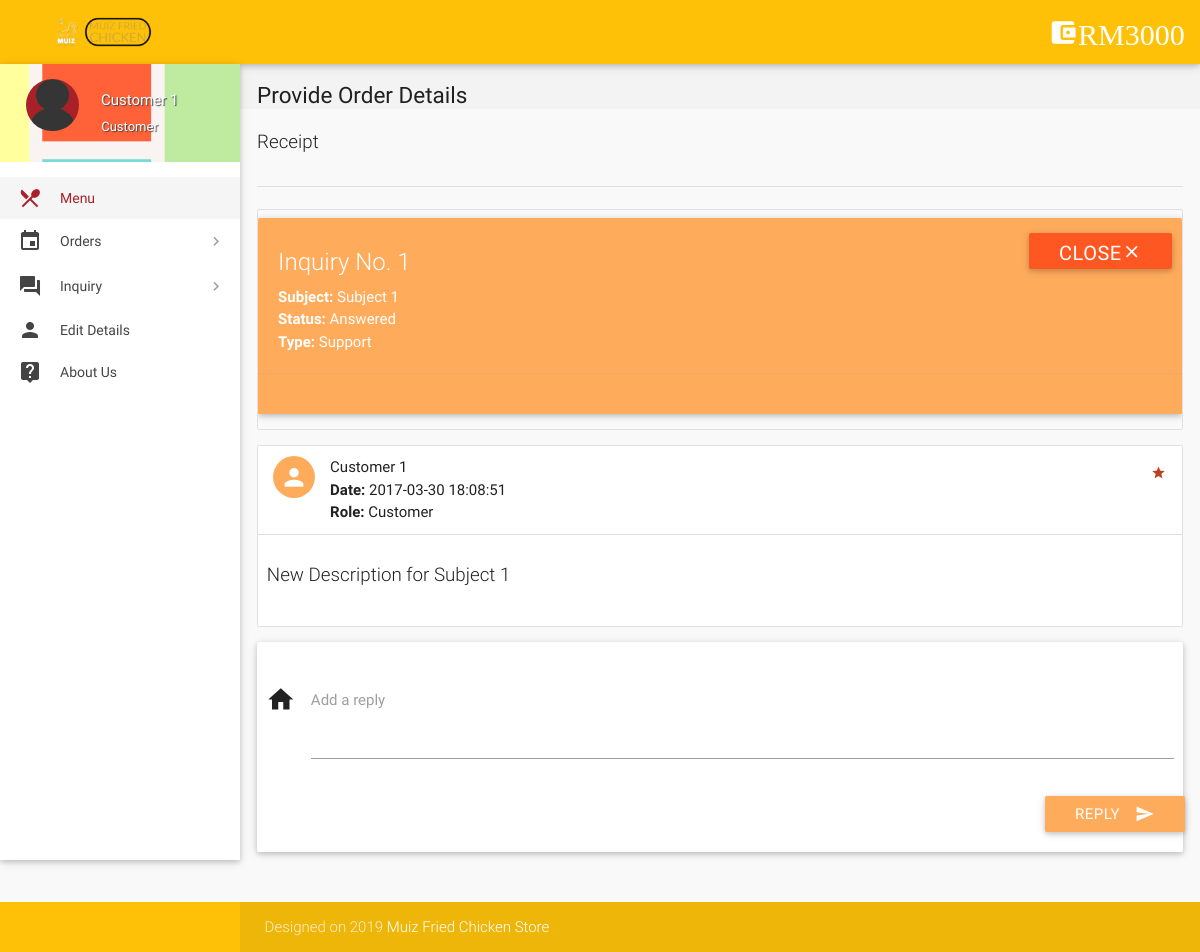
The app's page /allinquiry.php?id=1 (signed in) with its own data.
### tables this page shows
CREATE TABLE `wallet_details` (
  `id` int(11) NOT NULL,
  `wallet_id` int(11) NOT NULL,
  `number` varchar(16) NOT NULL,
  `cvv` int(3) NOT NULL,
  `balance` int(11) NOT NULL DEFAULT '2000'
);

CREATE TABLE `inquiry` (
  `id` int(11) NOT NULL,
  `poster_id` int(11) NOT NULL,
  `subject` varchar(100) NOT NULL,
  `description` varchar(3000) NOT NULL,
  `status` varchar(8) NOT NULL DEFAULT 'Open',
  `type` varchar(30) NOT NULL DEFAULT 'Others',
  `date` datetime NOT NULL DEFAULT CURRENT_TIMESTAMP,
  `deleted` tinyint(4) NOT NULL DEFAULT '0'
);

CREATE TABLE `inquiry_details` (
  `id` int(11) NOT NULL,
  `inquiry_id` int(11) NOT NULL,
  `user_id` int(11) NOT NULL,
  `description` varchar(1000) NOT NULL,
  `date` datetime NOT NULL DEFAULT CURRENT_TIMESTAMP
);

CREATE TABLE `users` (
  `id` int(11) NOT NULL,
  `role` varchar(15) NOT NULL DEFAULT 'Customer',
  `name` varchar(15) NOT NULL,
  `username` varchar(10) NOT NULL,
  `password` varchar(16) NOT NULL,
  `email` varchar(35) NULL,
  `address` varchar(300) NULL,
  `contact` bigint(11) NOT NULL,
  `verified` tinyint(1) NOT NULL DEFAULT '0',
  `deleted` tinyint(4) NOT NULL DEFAULT '0'
);

### includes/wallet.php (called while the page is built)
<?php
$user_id=$_SESSION['user_id'];
$sql = mysqli_query($con, "SELECT * FROM wallet where customer_id = $user_id");
while($row1 = mysqli_fetch_array($sql)){
$wallet_id = $row1['id'];
}
$sql = mysqli_query($con, "SELECT * FROM wallet_details where wallet_id = $wallet_id");
while($row1 = mysqli_fetch_array($sql)){
$balance = $row1['balance'];
}
?>

### includes/connect.php (called while the page is built, shortened)
<?php
$name = $_SESSION['name'];
$role = $_SESSION['role'];
?>

### allinquiry.php (the view, shortened to what this page needs)
<?php
include 'includes/connect.php';
include 'includes/wallet.php';
$continue=0;
if($_SESSION['customer_sid']==session_id())
{
		$inquiry_id = $_GET['id'];
		$sql1 = "SELECT * FROM inquiry where poster_id = $user_id AND id = $inquiry_id AND not deleted;";
		if(mysqli_num_rows(mysqli_query($con,$sql1))>0){
			$row  = $con->query($sql1)->fetch_assoc();
			$type = $row['type'];
			$subject = $row['subject'];
			$status = $row['status'];
			$continue=1;
		}
		else
			$continue = 0;
}
if($continue){
?>
<!DOCTYPE html>
<html lang="en">
<head>
  <link href="css/materialize.min.css" type="text/css" rel="stylesheet" media="screen,projection">
  <link href="css/style.min.css" type="text/css" rel="stylesheet" media="screen,projection">
  <link href="css/custom/custom.min.css" type="text/css" rel="stylesheet" media="screen,projection">
  <link href="js/plugins/perfect-scrollbar/perfect-scrollbar.css" type="text/css" rel="stylesheet" media="screen,projection">
</head>
<body>
 <header id="header" class="page-topbar">
        <div class="navbar-fixed">
            <nav class="amber">
                <div class="nav-wrapper">
                    <ul class="left">
                      <li><h1 class="logo-wrapper"><a href="menu.php" class="brand-logo darken-1"><img src="images/logo.png" alt="logo"></a> <span class="logo-text">Logo</span></h1></li>
                    </ul>
                    <ul class="right hide-on-med-and-down">
                        <li><a href="#" class="waves-effect waves-block waves-light"><i class="mdi-action-account-balance-wallet"><?php echo "RM"; echo $balance;?></i></a>
                        </li>
                    </ul>
                </div>
            </nav>
        </div>
  </header>
  <div id="main">
    <div class="wrapper">
       <aside id="left-sidebar-nav">
        <ul id="slide-out" class="side-nav fixed leftside-navigation">
            <li class="user-details purple darken-2">
            <div class="row">
                <div class="col col s4 m4 l4">
                    <img src="images/avatar.jpg" alt="" class="circle responsive-img valign profile-image">
                </div>
                <div class="col col s8 m8 l8">
                    <a class="btn-flat dropdown-button waves-effect waves-light white-text profile-btn" href="#" data-activates="profile-dropdown"><?php echo $name;?> <i class="mdi-navigation-arrow-drop-down right"></i></a>
                    <p class="user-roal"><?php echo $role;?></p>
                </div>
            </div>
            </li>
            <li class="bold active"><a href="index.php" class="waves-effect waves-purple"><i class="mdi-maps-local-restaurant"></i> Menu</a>
            </li>
                <li class="no-padding">
                    <ul class="collapsible collapsible-accordion">
                        <li class="bold"><a class="collapsible-header waves-effect waves-purple"><i class="mdi-editor-insert-invitation"></i> Orders</a>
                        </li>
                    </ul>
                </li>
                <li class="no-padding">
                    <ul class="collapsible collapsible-accordion">
                        <li class="bold"><a class="collapsible-header waves-effect waves-purple"><i class="mdi-action-question-answer"></i> Inquiry</a>
                        </li>
                    </ul>
                </li>
            <li class="bold"><a href="details.php" class="waves-effect waves-purple"><i class="mdi-social-person"></i> Edit Details</a>
            </li>
            <li class="bold"><a href="aboutus.php" class="waves-effect waves-purple"><i class="mdi-communication-live-help"></i> About Us</a>
            </li>
        </ul>
        </aside>
      <section id="content">
        <div id="breadcrumbs-wrapper">
          <div class="container">
            <div class="row">
              <div class="col s12 m12 l12">
                <h5 class="breadcrumbs-title">Provide Order Details</h5>
              </div>
            </div>
          </div>
        </div>
        <div class="container">
          <p class="caption">Receipt</p>
          <div class="divider"></div>
<div class="section">
                                <?php
								echo '<ul id="task-card" class="collection with-header">
									<div id="card-alert" class="card cyan">
										<div class="card-content white-text">
										<span class="card-title white-text darken-1">Inquiry No. '.$inquiry_id.'</span>
										<p><strong>Subject: </strong>'.$subject.'</p>
										<p><strong>Status: </strong>'.$status.'</p>
										<p><strong>Type: </strong>'.$type.'</p>
										</div>
										<div class="card-action cyan">
										<form method="post" action="routers/inquiry-status.php">
										<input type="hidden" name="inquiry_id" value="'.$inquiry_id.'">
										<input type="hidden" name="status" value="'.($status != 'Closed' ? 'Closed' : 'Open').'">
										<button class="waves-effect waves-light deep-orange btn white-text" type="submit" name="action">'
										.($status != 'Closed' ? 'Close<i class="mdi-navigation-close"></i>' : 'Reopen<i class="mdi-navigation-check"></i>').'
										</button>
										</form>
										</div>
									</div>
                                </ul>';
								echo '<ul id="issues-collection" class="collection">';
								$sql1 = mysqli_query($con, "SELECT * from inquiry_details WHERE inquiry_id = $inquiry_id;");
								while($row1 = mysqli_fetch_array($sql1)){
									$sql2 = "SELECT * FROM users WHERE id = ".$row1['user_id'].";";
									if(mysqli_num_rows(mysqli_query($con,$sql2))>0){
										$row2  = $con->query($sql2)->fetch_assoc();
										$name = $row2['name'];
										$role1 = $row2['role'];
									}
								  echo '
								  <li class="collection-item avatar">
									  <i class="'.($role1=='Administrator' ? 'mdi-action-star-rate' : 'mdi-social-person').' cyan circle"></i>
									  <span class="collection-header"> '.$name.'</span>
									  <p><strong>Date:</strong> '.$row1['date'].'</p>
									  <p><strong>Role:</strong> '.$role1.'</p>
									  <a href="#" class="secondary-content">
									  <i class="mdi-action-grade"></i></a>
								  </li>
								  <li class="collection-item">
									  <div class="row">
									  <p class="caption">'.$row1['description'].'</p>
									  </div>
									  </li>';
								}
							  echo '</ul>';
							  if($status != 'Closed'){
							  echo '
							  <div class="card-panel">
                  <div class="row">
                    <form class="formValidate" id="formValidate" method="post" action="routers/inquiry-message.php" novalidate="novalidate" class="col s12">
                      <div class="row">
					  <input type="hidden" name="role" value="'.$role.'">
					  <input type="hidden" name="inquiry_id" value="'.$inquiry_id.'">
                        <div class="input-field col s12">
                          <i class="mdi-action-home prefix"></i>
                          <textarea name="message" id="message" class="materialize-textarea validate" data-error=".errorTxt1"></textarea>
                          <label for="message" class="">Add a reply</label>
						  <div class="errorTxt1"></div>
                        </div>
                        <div class="row">
                          <div class="input-field col s12">
                            <button class="btn cyan waves-effect waves-light right" type="submit" name="action">Reply
                              <i class="mdi-content-send right"></i>
                            </button>
                          </div>
                        </div>
                      </div>
                    </form>
                  </div>
                </div>';
							  }
								?>
          </div>
              </div>
            </div>
        </div>
  <footer class="page-footer">
    <div class="footer-copyright">
      <div class="container">
        <span>Designed on 2019 <a class="white-text text-lighten-4" href="#" target="_blank">Muiz Fried Chicken Store</a></span>
        </div>
    </div>
  </footer>
</body>
</html>
<?php
	}
?>

### records on screen
wallet_details: balance "3000"
inquiry: subject "Subject 1", status "Answered", type "Support"
inquiry_details: user.name "Customer 1", date "2017-03-30 18:08:51", user.role "Customer", description "New Description for Subject 1"

### other values on screen
$name "Customer 1"
$role "Customer"
$inquiry_id "1"
